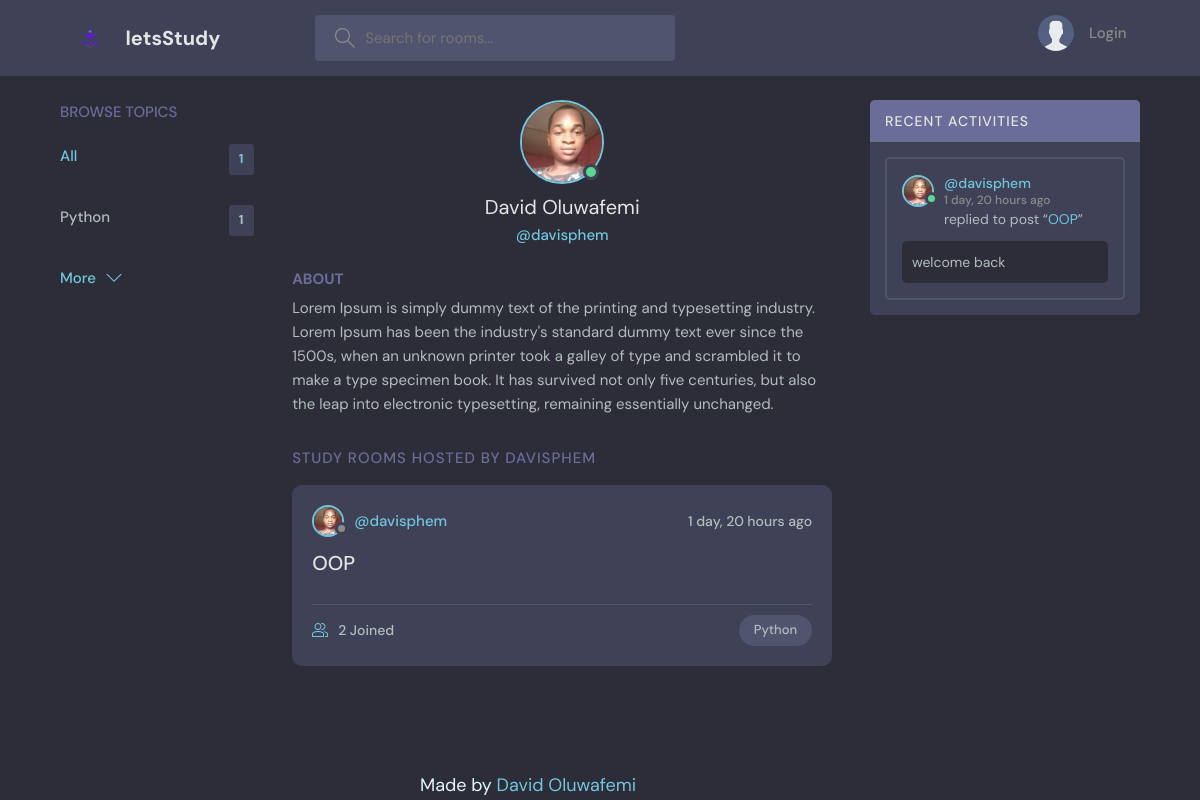
The page /profile/1 on the database as committed earlier.
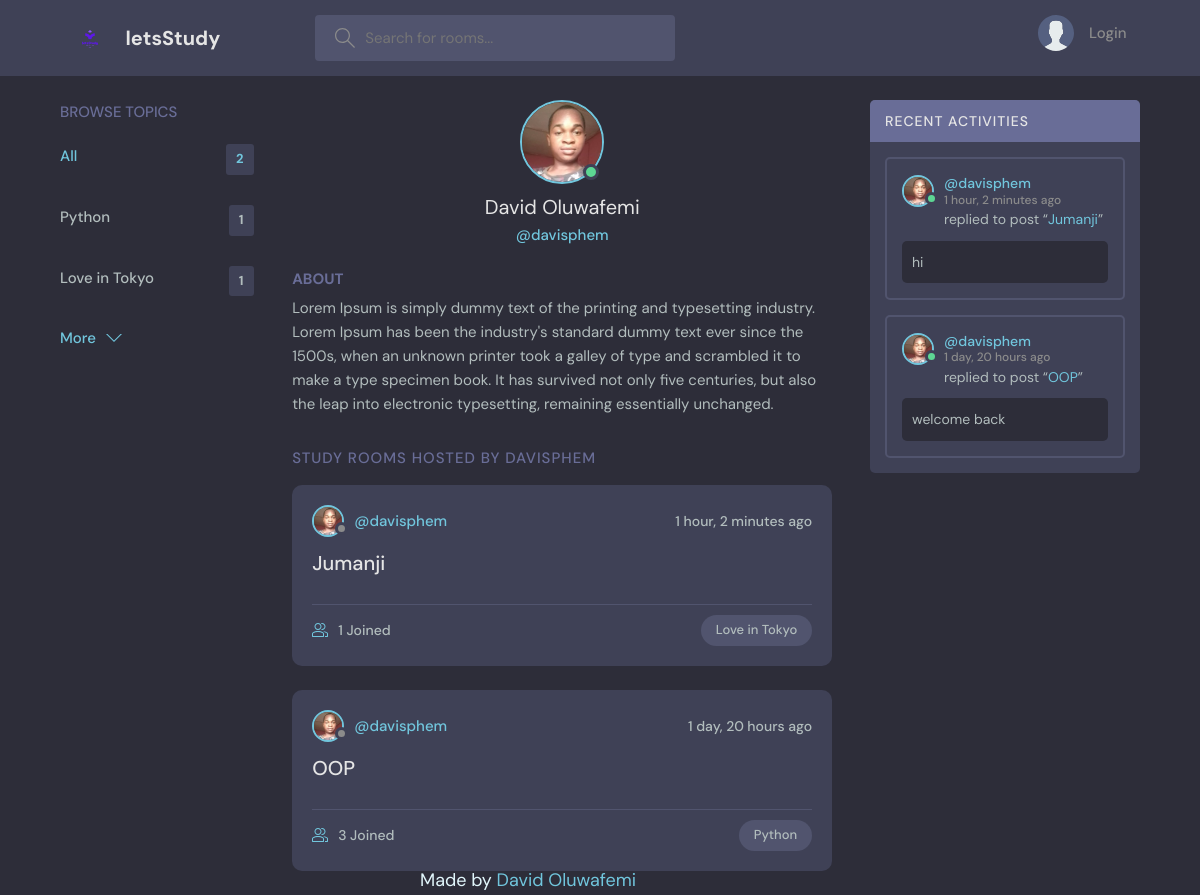
The same page on the database as committed later.
### main/models.py (models this page shows, shortened)
class Topic(models.Model):
    name = models.CharField(max_length=200)
    def __str__(self):
        return self.name

class User(AbstractUser):
    name = models.CharField(max_length=200, null=True)
    email = models.EmailField(unique=True, null=True)
    bio = models.TextField(null=True)
    avatar = models.ImageField(null=True, default="avatar.svg")
    USERNAME_FIELD = "email"
    REQUIRED_FIELDS = []
    def __str__(self):
        return self.username

class Room(models.Model):
    host = models.ForeignKey(User, on_delete=models.SET_NULL, null=True)
    topic = models.ForeignKey("Topic", on_delete=models.SET_NULL, null=True)
    name = models.CharField(max_length=200)
    description = models.TextField(null=True, blank=True)
    participants = models.ManyToManyField(User, related_name="participants", blank=True)
    updated = models.DateTimeField(auto_now=True)  # saves everytime
    created = models.DateTimeField(auto_now_add=True)  # once on creation
    class Meta:
        ordering = ["-updated", "-created"]

class Message(models.Model):
    user = models.ForeignKey(User, on_delete=models.CASCADE)
    room = models.ForeignKey(Room, on_delete=models.CASCADE)
    body = models.TextField()
    updated = models.DateTimeField(auto_now=True)  # saves everytime
    created = models.DateTimeField(auto_now_add=True)  # once on creation
    class Meta:
        ordering = ["-updated", "-created"]
    def __str__(self):
        elipsis = ""
        if len(self.body) > 50:
            elipsis = "..."
        return f"{self.body[:50]}{elipsis}"

### main/views.py (the view)
# urls.py: path("profile/<str:pk>", views.user_profile, name="user-profile"),
def user_profile(request, pk):
    all_rooms = Room.objects.all()
    user = User.objects.get(pk=pk)
    chats = user.message_set.all()
    topics = Topic.objects.all()
    rooms = user.room_set.all()
    context = {
        "user": user,
        "rooms": rooms,
        "chats": chats,
        "topics": topics,
        "rooms_count": all_rooms.count(),
    }
    return render(request, "main/profile.html", context)

### main/templates/main/profile.html (shortened to what this page needs)
{% extends 'base.html' %} {% block content %}
<main class="profile-page layout layout--3">
  <div class="container">
    {% include 'main/topics_component.html' %}
    <div class="roomList">
      <div class="profile">
        <div class="profile__avatar">
          <div class="avatar avatar--large active">
            <img src="{{ user.avatar.url }}" />
          </div>
        </div>
        <div class="profile__info">
          <h3>{{user.name}}</h3>
          <p>@{{user.username}}</p>
        </div>
        <div class="profile__about">
          <h3>About</h3>
          <p>{{ user.bio }}</p>
        </div>
      </div>
      <div class="roomList__header">
        <div>
          <h2>Study Rooms Hosted by {{ user.username }}</h2>
        </div>
      </div>
      {% include 'main/feeds_component.html' %}
    </div>
    {% include 'main/activities_component.html' %}
  </div>
</main>
{% endblock %}

### templates/base.html (shortened to what this page needs)
<!DOCTYPE html>
{% load static %}
<html lang="en">
  <head>
    <link rel="stylesheet" href="{% static 'styles/style.css' %}" />
  </head>
  <body>
    {% include 'navbar.html' %}  {% block content %} {% endblock %}
    <footer
      style="
        color: var(--color-main-light);
        text-align: center;
        position: absolute;
        bottom: 0;
        left: 35%;
        font-size: 1.2em;
      "
    >
      <p>
        Made by
        <a href="https://github.com/jay-davisphem" title="My github codes"
          >David Oluwafemi</a
        >
      </p>
    </footer>
  </body>
</html>

### templates/navbar.html (shortened to what this page needs)
{% load static %}
<header class="header header--loggedIn">
  <div class="container">
    <a href="{%url 'home' %}" class="header__logo">
      <img src="{% static 'images/logo.png' %}" />
      <h1>letsStudy</h1>
    </a>
    <form class="header__search" method="get" action="{% url 'home' %}">
      <label>
        <input placeholder="Search for rooms..." name="q" />
      </label>
    </form>
    <nav class="header__menu">
      {% if request.user.is_authenticated %}
      <div class="header__user">
        <a href="{% url 'user-profile' request.user.id %}">
          <div class="avatar avatar--medium active">
            <img src="{{ request.user.avatar.url }}" />
          </div>
          <p>{{ request.user.name }} <span>@{{request.user.username}}</span></p>
        </a>
        <button class="dropdown-button">
          <svg
            version="1.1"
            xmlns="http://www.w3.org/2000/svg"
            width="32"
            height="32"
            viewBox="0 0 32 32"
          >
            <title>chevron-down</title>
            <path d="M16 21l-13-13h-3l16 16 16-16h-3l-13 13z"></path>
          </svg>
        </button>
      </div>
      <div class="dropdown-menu">
        <a href="{% url 'update-user' %}" class="dropdown-link"
          ><svg
            version="1.1"
            xmlns="http://www.w3.org/2000/svg"
            width="32"
            height="32"
            viewBox="0 0 32 32"
          >
            <title>tools</title>
            <path
              d="M27.465 32c-1.211 0-2.35-0.471-3.207-1.328l-9.392-9.391c-2.369 0.898-4.898 0.951-7.355 0.15-3.274-1.074-5.869-3.67-6.943-6.942-0.879-2.682-0.734-5.45 0.419-8.004 0.135-0.299 0.408-0.512 0.731-0.572 0.32-0.051 0.654 0.045 0.887 0.277l5.394 5.395 3.586-3.586-5.394-5.395c-0.232-0.232-0.336-0.564-0.276-0.887s0.272-0.596 0.572-0.732c2.552-1.152 5.318-1.295 8.001-0.418 3.274 1.074 5.869 3.67 6.943 6.942 0.806 2.457 0.752 4.987-0.15 7.358l9.392 9.391c0.844 0.842 1.328 2.012 1.328 3.207-0 2.5-2.034 4.535-4.535 4.535zM15.101 19.102c0.26 0 0.516 0.102 0.707 0.293l9.864 9.863c0.479 0.479 1.116 0.742 1.793 0.742 1.398 0 2.535-1.137 2.535-2.535 0-0.668-0.27-1.322-0.742-1.793l-9.864-9.863c-0.294-0.295-0.376-0.74-0.204-1.119 0.943-2.090 1.061-4.357 0.341-6.555-0.863-2.631-3.034-4.801-5.665-5.666-1.713-0.561-3.468-0.609-5.145-0.164l4.986 4.988c0.391 0.391 0.391 1.023 0 1.414l-5 5c-0.188 0.188-0.441 0.293-0.707 0.293s-0.52-0.105-0.707-0.293l-4.987-4.988c-0.45 1.682-0.397 3.436 0.164 5.146 0.863 2.631 3.034 4.801 5.665 5.666 2.2 0.721 4.466 0.604 6.555-0.342 0.132-0.059 0.271-0.088 0.411-0.088z"
            ></path>
          </svg>
          Settings</a
        >
        <a href="{% url 'logout' %}" class="dropdown-link"
          ><svg
            version="1.1"
            xmlns="http://www.w3.org/2000/svg"
            width="32"
            height="32"
            viewBox="0 0 32 32"
          >
            <title>sign-out</title>
            <path
              d="M3 0h22c0.553 0 1 0 1 0.553l-0 3.447h-2v-2h-20v28h20v-2h2l0 3.447c0 0.553-0.447 0.553-1 0.553h-22c-0.553 0-1-0.447-1-1v-30c0-0.553 0.447-1 1-1z"
            ></path>
            <path
              d="M21.879 21.293l1.414 1.414 6.707-6.707-6.707-6.707-1.414 1.414 4.293 4.293h-14.172v2h14.172l-4.293 4.293z"
            ></path>
          </svg>
          Logout</a
        >
      </div>
      {% else %}
      <a href="{% url 'login' %}">
        <img src="{% static 'images/avatar.svg' %}" />
        <p>Login</p>
      </a>
      {% endif %}
    </nav>
  </div>
</header>

### main/templates/main/topics_component.html
<div class="topics">
    <div class="topics__header">
        <h2>Browse Topics</h2>
    </div>
    <ul class="topics__list">
        <li>
            <a href="{% url 'home' %}" class="active">All <span>{{ rooms_count }}</span></a>
        </li>
        {% for topic in topics %}
        <li>
            <a href="{% url 'home' %}?q={{topic.name}}">{{topic.name}} <span>{{topic.room_set.count}}</span></a>
        </li>
        {% endfor %}
    </ul>
    <a class="btn btn--link" href="{% url 'topics' %}">
        More
        <svg version="1.1" xmlns="http://www.w3.org/2000/svg" width="32" height="32" viewBox="0 0 32 32">
            <title>chevron-down</title>
            <path d="M16 21l-13-13h-3l16 16 16-16h-3l-13 13z"></path>
        </svg>
    </a>
</div>

### main/templates/main/feeds_component.html (shortened to what this page needs)
{% for room in rooms %}
<div class="roomListRoom">
    <div class="roomListRoom__header">
        <a href="{% url 'user-profile' room.host.id %}" class="roomListRoom__author">
            <div class="avatar avatar--small">
                <img src="{{room.host.avatar.url}}" />
            </div>
            <span>@{{room.host}}</span>
        </a>
        <div class="roomListRoom__actions">
            <span>{{room.created|timesince}} ago</span>
        </div>
    </div>
    <div class="roomListRoom__content">
        <a href="{% url 'room' room.id %}">{{room.name}}</a>
    </div>
    <div class="roomListRoom__meta">
        <a href="{% url 'room' room.id %}" class="roomListRoom__joined">
            {{room.participants.count}} Joined
        </a>
        <p class="roomListRoom__topic">{{ room.topic }}</p>
    </div>
</div>
{% endfor %}

### main/templates/main/activities_component.html (shortened to what this page needs)
<div class="activities">
    <div class="activities__header">
        <h2>Recent Activities</h2>
    </div>
    {% for chat in chats %}
    <div class="activities__box">
        <div class="activities__boxHeader roomListRoom__header">
            <a href="{% url 'user-profile' chat.user.id %}" class="roomListRoom__author">
                <div class="avatar avatar--small active">
                    <img src="{{ chat.user.avatar.url }}" />
                </div>
                <p>
                    @{{chat.user}}
                    <span>{{chat.created|timesince}} ago</span>
                </p>
            </a>
        </div>
        <div class="activities__boxContent">
            <p>
                replied to post “<a href="{% url 'room' chat.room.id %}">{{chat.room.name}}</a>”
            </p>
            <div class="activities__boxRoomContent">{{chat}}</div>
        </div>
    </div>
    {% endfor %}
</div>

Rows that differ between the two databases and show on the page:
added Topic: name "Love in Tokyo", room_set.count "1"
added Room: host.avatar (picture), host "davisphem", created "1 hour, 2 minutes", name "Jumanji", participants.count "1", topic "Love in Tokyo"
computed for Room "OOP": participants.count "2" → "3"
added Message: user.avatar (picture), user "davisphem", created "1 hour, 2 minutes", room.name "Jumanji", body "hi"
Other text that changed with them:
{{ rooms_count }}: "1" → "2"
